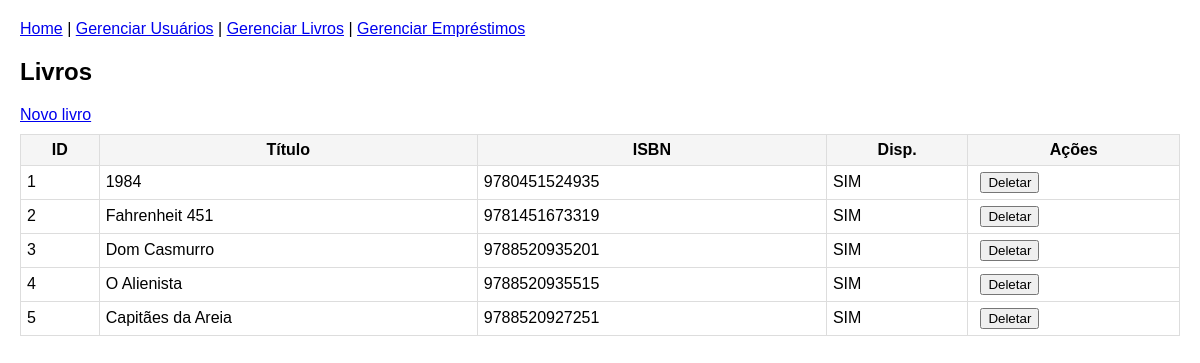
Before: /web/livros with the older database file.
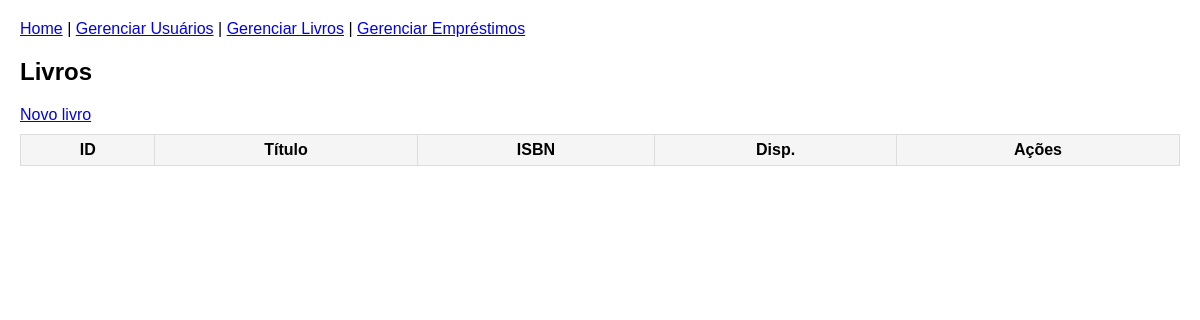
After: the same page with the newer database file.
### db/modelos.py (models this page shows)
class Livro(SQLModel, table=True):
    id: Optional[int] = Field(default=None, primary_key=True)
    titulo: str
    isbn: str
    disponivel: bool = True
    emprestimos: List["Emprestimo"] = Relationship(back_populates="livro")

### server/web_ui.py (the view)
@router.get("/livros")
@router.get("/livros")
def web_list_livros(request: Request, q: str | None = None, sessao: Session = Depends(obter_sessao)):
    resultado = sessao.exec(select(Livro)) if hasattr(sessao, 'exec') else sessao.query(Livro)
    livros = [r[0] if not isinstance(r, Livro) else r for r in resultado]
    if q:
        livros = [l for l in livros if q.lower() in l.titulo.lower()]
    livros_dict = [
        {
            "id": l.id,
            "titulo": l.titulo,
            "isbn": l.isbn,
            "disponivel": l.disponivel,
        }
        for l in livros
    ]
    return templates.TemplateResponse(
        "livros_list.html",
        {"request": request, "livros": livros_dict},
    )

### server/templates/livros_list.html
{% extends "base.html" %}
{% block content %}
  <h2>Livros</h2>
  <a href="/web/livros/novo">Novo livro</a>
  <table>
    <thead><tr><th>ID</th><th>Título</th><th>ISBN</th><th>Disp.</th><th>Ações</th></tr></thead>
    <tbody>
      {% for l in livros %}
      <tr>
        <td>{{ l.id }}</td>
        <td>{{ l.titulo }}</td>
        <td>{{ l.isbn }}</td>
        <td>{{ 'SIM' if l.disponivel else 'NÃO' }}</td>
        <td>
          <form method="post" action="/web/livros/{{ l.id }}/deletar" style="display:inline">
            <button type="submit">Deletar</button>
          </form>
        </td>
      </tr>
      {% endfor %}
    </tbody>
  </table>
{% endblock %}

Changed rows visible on the page:
removed Livro: id "1", titulo "1984", isbn "9780451524935", disponivel "SIM"
removed Livro: id "2", titulo "Fahrenheit 451", isbn "9781451673319", disponivel "SIM"
removed Livro: id "3", titulo "Dom Casmurro", isbn "9788520935201", disponivel "SIM"
removed Livro: id "4", titulo "O Alienista", isbn "9788520935515", disponivel "SIM"
removed Livro: id "5", titulo "Capitães da Areia", isbn "9788520927251", disponivel "SIM"
